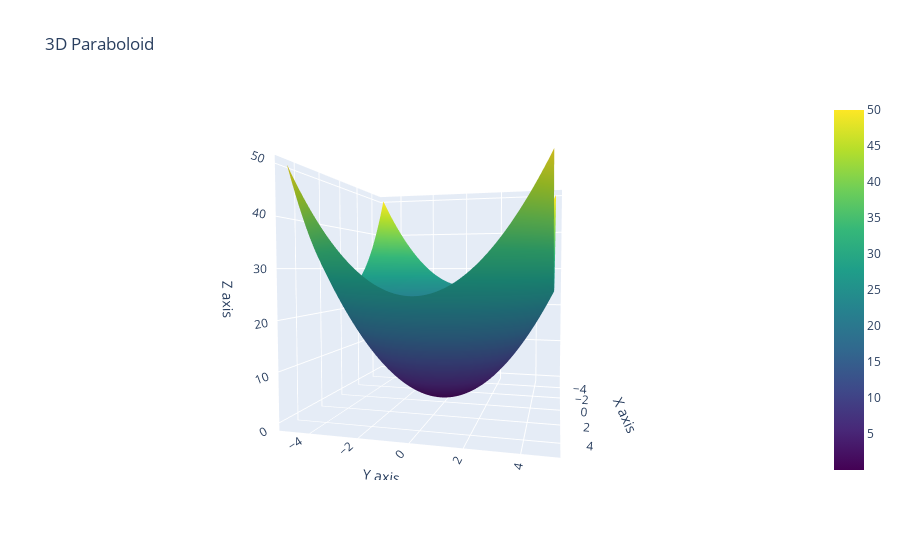

Notebook code for this chart:
### Code cell
import numpy as np
import plotly.graph_objs as go

# Create a meshgrid for the paraboloid
x = np.linspace(-5, 5, 100)
y = np.linspace(-5, 5, 100)
X, Y = np.meshgrid(x, y)
Z = X**2 + Y**2  # Equation of the paraboloid

# Create a surface plot
surface = go.Surface(x=X, y=Y, z=Z, colorscale='Viridis')

# Create the figure
fig = go.Figure(data=[surface])

# Update layout for better visuals
fig.update_layout(
    title='3D Paraboloid',
    scene=dict(
        xaxis_title='X axis',
        yaxis_title='Y axis',
        zaxis_title='Z axis',
    ),
)

# Show the plot
fig.show()

### Figure 1 — Plotly figure (JSON) as saved in the notebook; plotly's stock layout.template omitted (floating-point values rounded to 4 significant figures; data arrays with more than 128 entries replaced by an {"elided": "..."} marker saying what was removed)
{"data": [{"colorscale": [[0, "#440154"], [0.1111, "#482878"], [0.2222, "#3e4989"], [0.3333, "#31688e"], [0.4444, "#26828e"], [0.5556, "#1f9e89"], [0.6667, "#35b779"], [0.7778, "#6ece58"], [0.8889, "#b5de2b"], [1, "#fde725"]], "type": "surface", "x": {"elided": "100x100 float values"}, "y": {"elided": "100x100 float values"}, "z": {"elided": "100x100 float values"}}], "layout": {"autosize": true, "scene": {"aspectmode": "auto", "aspectratio": {"x": 1, "y": 1, "z": 1}, "camera": {"center": {"x": 0, "y": 0, "z": 0}, "eye": {"x": 1.962, "y": 0.4885, "z": 0.09421}, "projection": {"type": "perspective"}, "up": {"x": 0, "y": 0, "z": 1}}, "xaxis": {"title": {"text": "X axis"}, "type": "linear"}, "yaxis": {"title": {"text": "Y axis"}, "type": "linear"}, "zaxis": {"title": {"text": "Z axis"}, "type": "linear"}}, "title": {"text": "3D Paraboloid"}}}
